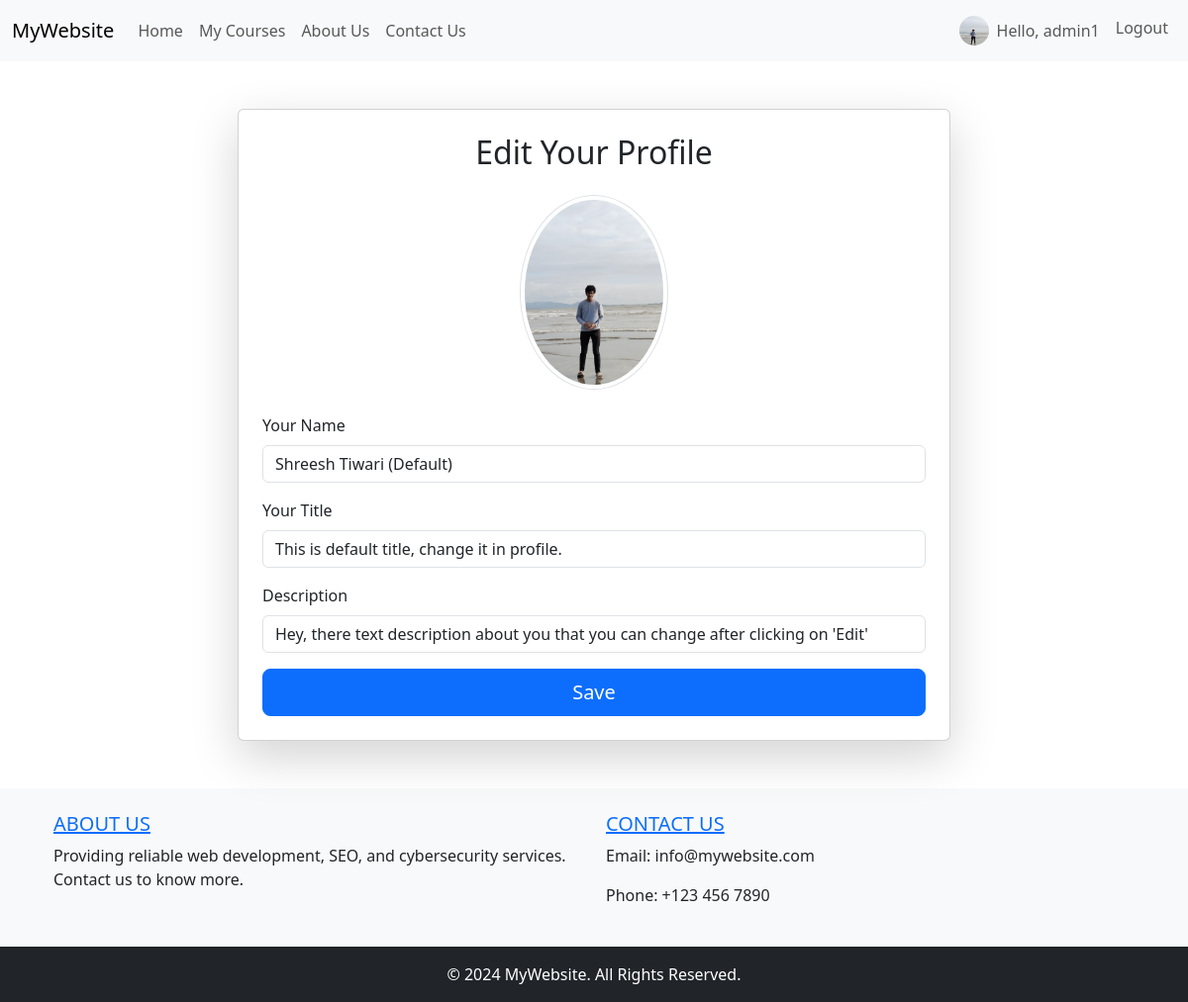
The page /change-profile/ (signed in) on the database its author committed.
### userAuth_profile/models/profile.py (models this page shows, shortened)
class Profile(models.Model):
    user = models.OneToOneField(User, on_delete=models.CASCADE)
    name = models.CharField(default="Shreesh Tiwari (Default)", max_length=200, null=True)
    title = models.CharField(default="This is default title, change it in profile.", max_length=200, null=True)
    desc = models.CharField(default="Hey, there text description about you that you can change after clicking on 'Edit'", max_length=200, null=True)
    profile_img = models.ImageField(default='images/default.jpg', upload_to='images', null=True, blank=True)

### userAuth_profile/view/profile.py (the view)
# urls.py: path('change-profile/', auth_views.change_profile, name='changeProfile'),
def change_profile(request):
    user = request.user
    profile = get_object_or_404(Profile, user=user)
    if request.method == 'POST':
        form = ProfileForm(request.POST, request.FILES, instance=profile)
        if form.is_valid():
            cleaned_data = form.cleaned_data
            name = cleaned_data.get('name')
            title = cleaned_data.get('title')
            desc = cleaned_data.get('desc')
            profile_img = cleaned_data.get('profile_img')
            profile.name = name
            profile.title = title
            profile.desc = desc
            profile.profile_img = profile_img
            profile.save()  # Save the updated profile
            return redirect('profile')  # Redirect to the profile page after saving
    else:
        form = ProfileForm(instance=profile)
    return render(request, 'profile.html', {"form": form})

### userAuth_profile/forms/profile_form.py
class ProfileForm(forms.ModelForm):
    class Meta:
        model = Profile
        fields = ['name', 'title', 'desc', 'profile_img']
        widgets = {
            'name': forms.TextInput(attrs={'class': 'form-control', 'placeholder': 'Your Name'}),
            'title': forms.TextInput(attrs={'class': 'form-control', 'placeholder': 'Your Title'}),
            'desc': forms.TextInput(attrs={'class': 'form-control', 'placeholder': 'Description'}),
            'profile_img': forms.ClearableFileInput(attrs={'class': 'form-control-file'})
        }
    def __init__(self, *args, **kwargs):
        super().__init__(*args, **kwargs)
        self.fields['name'].required = False
        self.fields['title'].required = False
        self.fields['desc'].required = False
        self.fields['profile_img'].required = False

### userAuth_profile/templatetags/custom_tags.py (called while the page is built)
@register.simple_tag
def get_profile_name(user):
    try:
        profile = Profile.objects.get(user=user)
        return profile.name
    except Profile.DoesNotExist:
        return "No Name Found"

@register.simple_tag
def get_profile_title(user):
    try:
        profile = Profile.objects.get(user=user)
        return profile.title
    except Profile.DoesNotExist:
        return "No Title Found"

@register.simple_tag
def get_profile_desc(user):
    try:
        profile = Profile.objects.get(user=user)
        return profile.desc
    except Profile.DoesNotExist:
        return "No Description Found"

### userAuth_profile/templates/profile.html (shortened to what this page needs)
{% extends "courses/templates/courses/base.html" %}
{% load custom_tags %}
{% block content %}
{% load static %}
<main class="container my-5">
    <div class="row justify-content-center">
        <div class="col-md-8">
            <div class="card shadow-lg p-4">
                <h2 class="card-title text-center mb-4">Edit Your Profile</h2>
                <form action="" method="POST" enctype="multipart/form-data">
                    <div class="text-center mb-4">
                        <label for="profile_img_input">
                            <img id="profile_img" src="{{ user.profile.profile_img.url|default_if_none:'static/media/default.jpg' }}" alt="User Image" class="rounded-circle img-thumbnail" width="150" style="cursor: pointer;">
                        </label>
                    </div>
                    <div class="mb-3">
                        <label for="id_name" class="form-label">Your Name</label>
                        {% get_profile_name request.user as profile_name %}
                        <input type="text" class="form-control" name="name" value="{{ profile_name }}">
                    </div>
                    <div class="mb-3">
                        <label for="id_title" class="form-label">Your Title</label>
                        {% get_profile_title request.user as profile_title %}
                        <input type="text" class="form-control" name="title" value="{{ profile_title }}">
                    </div>
                    <div class="mb-3">
                        <label for="id_desc" class="form-label">Description</label>
                        {% get_profile_desc request.user as profile_desc %}
                        <input type="text" class="form-control" name="desc" value="{{ profile_desc }}">
                    </div>
                    <div class="d-grid">
                        <button type="submit" class="btn btn-primary btn-lg">Save</button>
                    </div>
                </form>
            </div>
        </div>
    </div>
</main>
{% endblock %}

### courses/templates/courses/base.html (shortened to what this page needs)
{% load static %}
<!doctype html>
<html lang="en">
<head>
    <link href="https://cdn.jsdelivr.net/npm/bootstrap@5.3.3/dist/css/bootstrap.min.css" rel="stylesheet">
</head>
<body>
<nav class="navbar navbar-expand-lg navbar-light bg-light" >
    <div class="container-fluid ml-0">
        <a class="navbar-brand" href="/">MyWebsite</a>
        <div class="collapse navbar-collapse" id="navbarNav">
            <ul class="navbar-nav me-auto">
                <li class="nav-item">
                    <a class="nav-link {% if request.path == '/' %}active{% endif %}" href="/">Home</a>
                </li>
                <li class="nav-item">
                    <a class="nav-link {% if request.path == '/' %}active{% endif %}" href="/courses/enrolled_courses">My Courses</a>
                </li>
                <li class="nav-item">
                    <a class="nav-link {% if request.path == '/about' %}active{% endif %}" href="/courses/about-us">About Us</a>
                </li>
                <li class="nav-item">
                    <a class="nav-link {% if request.path == '/about' %}active{% endif %}" href="/courses/contact-us">Contact Us</a>
                </li>
            </ul>
            <ul class="navbar-nav ms-auto">
                    {% if request.user.is_authenticated %}
                    <li class="nav-item d-flex align-items-center">
                        <a class="nav-link d-flex align-items-center" href="{% url 'profile' %}">
                            <img src="{{ user.profile.profile_img.url|default_if_none:'static/media/default.jpg' }}" alt="Profile Icon" class="rounded-circle" width="30" height="30">
                            <span class="ms-2">Hello, {{ request.user.username }}</span>
                        </a>
                    </li>
                    <li class="nav-item">
                        <a class="nav-link" href="/logout/">Logout</a>
                    </li>
                    {% endif %}
            </ul>
        </div>
    </div>
</nav>
<div class="container mt-4">
    {% block content %}{% endblock %}
</div>
<footer class="bg-light text-center text-lg-start mt-4">
    <div class="container p-4">
        <div class="row">
            <div class="col-lg-6 col-md-12 mb-4 mb-md-0">
                <h5 class="text-uppercase"><a href="/courses/about">About Us</a></h5>
                <p>
                    Providing reliable web development, SEO, and cybersecurity services. Contact us to know more.
                </p>
            </div>
            <div class="col-lg-6 col-md-12 mb-4 mb-md-0">
                <h5 class="text-uppercase"><a href="/courses/contact">Contact Us</a></h5>
                <p>Email: info@mywebsite.com</p>
                <p>Phone: +123 456 7890</p>
            </div>
        </div>
    </div>
    <div class="text-center p-3 bg-dark text-white">
        © 2024 MyWebsite. All Rights Reserved.
    </div>
</footer>
</body>
</html>

### rows shown on the page
Profile: name "Shreesh Tiwari (Default)", title "This is default title, change it in profile.", desc "Hey, there text description about you that you can change after clicking on 'Edit'"

### other values the page prints
{{ request.user.username }} "admin1"
